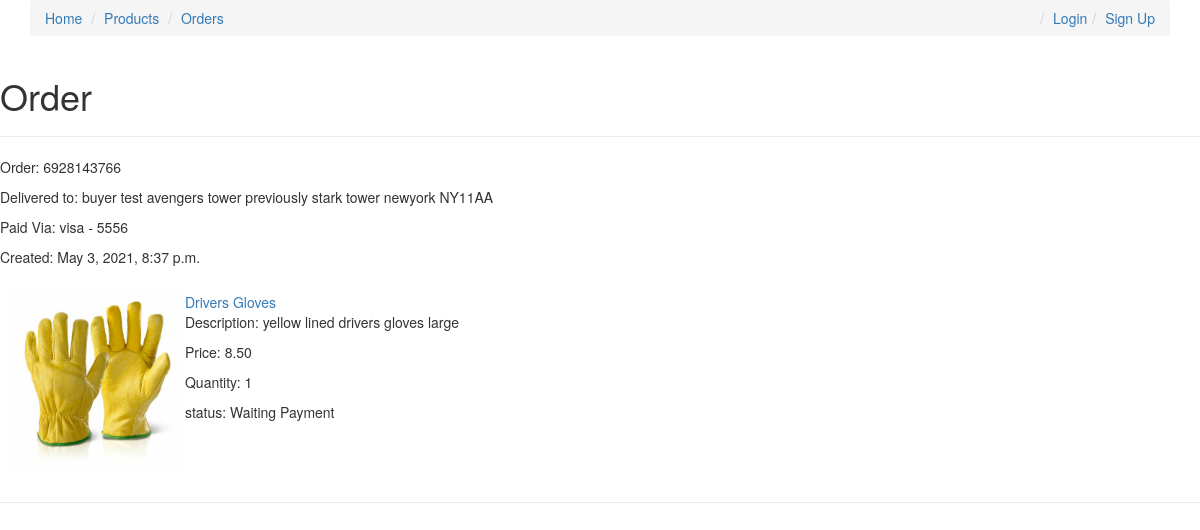
The page /orders/6928143766/view_order/ on the database its author committed.
### orders/models.py (models this page shows, shortened)
class Order(models.Model):
	order_id = models.IntegerField(unique=True)
	user = models.ForeignKey(CustomUser, null=True, blank=True, on_delete=models.CASCADE)
	seller = models.ForeignKey(CustomUser, null=True, blank=True, on_delete=models.CASCADE, related_name='seller')
	delivery_address = models.ForeignKey(DeliveryAddress, null=True, blank=True, on_delete=models.CASCADE)
	card = models.ForeignKey(Cards, null=True, blank=True, on_delete=models.CASCADE)
	product = models.ForeignKey(Product, null=True, on_delete=models.CASCADE)
	quantity = models.PositiveIntegerField()
	total = models.DecimalField(default=0.00, max_digits=10, decimal_places=2)
	paid_status = models.BooleanField(default=False)
	shipping_status = models.BooleanField(default=False)
	created = models.DateTimeField(auto_now_add=True)

### accounts/models.py (models this page shows)
class DeliveryAddress(models.Model):
	user = models.ForeignKey(CustomUser, null=True, blank=True, on_delete=models.CASCADE)
	first_name = models.CharField(max_length=40, null = True)
	last_name = models.CharField(max_length=40, null = True)
	address_line_1 = models.CharField(max_length=100, null = True)
	address_line_2 = models.CharField(max_length=100, null = True)
	city = models.CharField(max_length=100, null = True)
	postal_code = models.CharField(max_length=7, null = True)
	def __str__(self):
		return self.first_name + ' ' + self.last_name + ' ' + self.address_line_1 + ' ' + self.address_line_2 + ' ' + self.city + ' ' + self.postal_code

class Cards(models.Model):
	user = models.ForeignKey(CustomUser, null=True, blank=True, on_delete=models.CASCADE)
	card_id = models.CharField(max_length=40, null=True)
	last_4 = models.CharField(max_length=4, null=True)
	brand = models.CharField(max_length=40)
	def __str__(self):
		return (self.brand + ' - ' + self.last_4)

### products/models.py (models this page shows, shortened)
class Product(models.Model):
	item_id = models.IntegerField(unique=True)
	title = models.CharField(max_length=120)
	image = models.ImageField(upload_to='images', blank=True)
	description = models.TextField(blank=True, null=True)
	price = models.DecimalField(decimal_places=2, max_digits=10000)
	category = models.ForeignKey(Category, on_delete=models.CASCADE)
	summary = models.TextField(blank=False,null=False)
	quantity = models.PositiveIntegerField()
	featured = models.BooleanField()
	listedBy = models.ForeignKey(CustomUser, on_delete=models.CASCADE)
	def get_absolute_url(self):
		return reverse('products:product_detail', kwargs={'item_id': self.item_id})

### orders/views.py (the view)
# urls.py: path('<int:order_id>/view_order/', views.view_order_view, name='view_order'),
def view_order_view(request, order_id):
	order = get_object_or_404(Order, order_id__exact=order_id)
	context={
	'order': order,
	}
	return render(request, 'orders/view_order.html', context)

### orders/templates/orders/view_order.html
{% extends 'base.html' %}
{% block content %}
<h1>Order</h1>
<hr>
<p>Order: {{ order.order_id }}</p>
<p>Delivered to: {{ order.delivery_address}} </p>
<p>Paid Via: {{ order.card }} </p>
<p>Created: {{order.created }}</p>
<div class="basket">
<a href='{{ order.product.get_absolute_url }}' > {{ order.product.title }} </a>
{% if order.product.image %}
<img src="{{ order.product.image.url }}">
{% endif %}
<p> Description: {{ order.product.description }} </p>
<p> Price: {{ order.product.price }} </p>
<p> Quantity: {{ order.quantity }}</p>
<p>status: {% if order.shipping_status %} Shipped {% elif order.paid_status %} Paid {% else %} Waiting Payment {% endif %} </p>
</div>
<hr>
{% endblock %}

### static/css/style.css (style rules this page uses)
img { max-height: 180px; float: left }
.basket { position: relative; margin-top: 15px; padding: 10px; height: 200px; }

### rows shown on the page
Order: order_id "6928143766", delivery_address "buyer test avengers tower previously stark tower newyork NY11AA", card "visa - 5556", created "May 3, 2021, 8:37 p.m.", product "Drivers Gloves", product.image (picture), product.description "yellow lined drivers gloves large", product.price "8.50", quantity "1"
